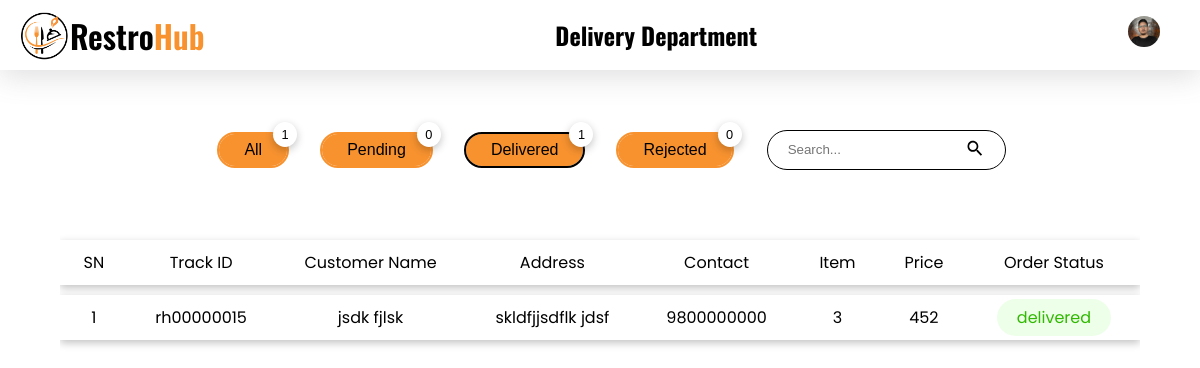
The page /delivery/index.php?filter=delivered (signed in) on the database its author committed.
### tables this page shows
CREATE TABLE `employees` (
  `emp_id` int(11) NOT NULL,
  `name` varchar(30) NOT NULL,
  `department` int(10) NOT NULL,
  `email` varchar(50) NOT NULL,
  `username` varchar(20) NOT NULL,
  `password` varchar(100) NOT NULL,
  `image` varchar(100) NOT NULL,
  `active` int(11) NOT NULL
);

CREATE TABLE `orders` (
  `id` int(11) NOT NULL,
  `c_id` int(11) NOT NULL,
  `track_id` varchar(10) NOT NULL,
  `o_c_id` int(11) NOT NULL,
  `qty` int(11) NOT NULL,
  `f_id` int(11) NOT NULL,
  `total_price` int(10) NOT NULL,
  `note` varchar(100) DEFAULT NULL,
  `payment_method` varchar(10) NOT NULL,
  `delivery_date` date DEFAULT NULL,
  `delivery_time` time DEFAULT NULL,
  `date` datetime NOT NULL
);

CREATE TABLE `order_contact_details` (
  `o_c_id` int(11) NOT NULL,
  `address` varchar(50) NOT NULL,
  `phone` varchar(10) NOT NULL,
  `c_name` varchar(30) NOT NULL
);

CREATE TABLE `to_be_delivered` (
  `tbd_id` int(11) NOT NULL,
  `order_id` int(11) NOT NULL,
  `status` varchar(10) NOT NULL,
  `date` datetime NOT NULL DEFAULT current_timestamp()
);

### delivery/index.php (the view, shortened to what this page needs)
<!DOCTYPE html>
<html lang="en">
<head>
    <link rel="stylesheet" href="../styles/style.css">
    <link rel="stylesheet" href="../styles/responsive.css">
</head>
<body>
    <?php
    require '../config.php';
    require './components/header.php'
    ?>
    <main style="margin: 40px 5%;">
        <div class="flex items-center mt-20 justify-center scroll">
            <?php
            $sql = "delete from to_be_delivered where Date(date) < DATE_SUB(NOW(), INTERVAL 1 DAY)";
            mysqli_query($conn, $sql) or die("Something went wrong");
            $sql_all = "select tbd_id from to_be_delivered inner join orders on to_be_delivered.order_id  = orders.id group by orders.c_id, orders.date";
            $result_all = mysqli_query($conn, $sql_all) or die("Query Failed");
            $data_all = mysqli_num_rows($result_all);
            $sql_pending = "select tbd_id from to_be_delivered inner join orders on to_be_delivered.order_id = orders.id where status = 'pending' group by orders.c_id, orders.date";
            $result_pending = mysqli_query($conn, $sql_pending) or die("Query Failed");
            $data_pending = mysqli_num_rows($result_pending);
            $sql_delivered = "select tbd_id from to_be_delivered inner join orders on to_be_delivered.order_id = orders.id where status = 'delivered' group by orders.c_id, orders.date";
            $result_delivered  = mysqli_query($conn, $sql_delivered) or die("Query Failed");
            $data_delivered = mysqli_num_rows($result_delivered);
            $sql_rejected = "select tbd_id from to_be_delivered inner join orders on to_be_delivered.order_id = orders.id where status = 'rejected' group by orders.c_id, orders.date";
            $result_rejected = mysqli_query($conn, $sql_rejected) or die("Query Failed");
            $data_rejected = mysqli_num_rows($result_rejected);
            ?>
            <a href="?filter=all" class="ml-35">
                <button class="button border-curve-lg relative <?php if (isset($_GET['filter']) && $_GET['filter'] == "all") echo "active"; ?>">All
                    <div class="count-top shadow"><?php
                                                    echo $data_all;
                                                    ?>
                    </div>
                </button>
            </a>
            <a href="?filter=pending" class="ml-35">
                <button class="button border-curve-lg relative <?php if (isset($_GET['filter']) && $_GET['filter'] == "pending") echo "active"; ?>">Pending
                    <div class="count-top shadow"><?php
                                                    echo $data_pending;
                                                    ?>
                    </div>
                </button>
            </a>
            <a href="?filter=delivered" class="ml-35">
                <button class="button border-curve-lg relative <?php if (isset($_GET['filter']) && $_GET['filter'] == "delivered") echo "active"; ?>">Delivered
                    <div class="count-top shadow"><?php
                                                    echo $data_delivered;
                                                    ?>
                    </div>
                </button>
            </a>
            <a href="?filter=rejected" class="ml-35">
                <button class="button border-curve-lg relative <?php if (isset($_GET['filter']) && $_GET['filter'] == "rejected") echo "active"; ?>">Rejected
                    <div class="count-top shadow"><?php
                                                    echo $data_rejected;
                                                    ?>
                    </div>
                </button>
            </a>
            <form action="./index.php" method="get" class="search_form relative border-curve-lg" style="margin-left: 35px !important">
                <div class="flex items-center">
                    <input type="search" placeholder="Search..." class="no_outline search_order" name="search" id="search-order">
                    <button type="submit" class="no_bg no_outline"><img src="../images/ic_search.svg" alt="search icon"></button>
                </div>
            </form>
        </div>
        <?php
        $sql_base = "select count(orders.id) as total_item_bought,
                    orders.c_id,
                    orders.qty,
                    orders.track_id,
                    sum(orders.total_price) as total_price,
                    orders.note,
                    orders.date,
                    orders.f_id,
                    order_contact_details.address,
                    order_contact_details.phone,
                    order_contact_details.c_name,
                    to_be_delivered.tbd_id,
                    to_be_delivered.status,
                    aos.aos_id
                    from orders
                    inner join order_contact_details on orders.o_c_id = order_contact_details.o_c_id
                    inner join to_be_delivered on orders.id = to_be_delivered.order_id
                    inner join aos on orders.id = aos.order_id";
        if (isset($_GET['filter']) && $_GET['filter'] != 'all') {
            $filter_by = $_GET['filter'];
            $sql = $sql_base . "
                    where to_be_delivered.status = '{$filter_by}'
                    group by orders.c_id, orders.date
                    order by orders.id desc
                    ";
        }
        $result = mysqli_query($conn, $sql) or die("Query Failed");
        if (mysqli_num_rows($result) > 0) {
        ?>
            <div class="scroll">
                <table class="mt-20">
                    <tr class="shadow">
                        <th>SN</th>
                        <th>Track ID</th>
                        <th>Customer Name</th>
                        <th>Address</th>
                        <th>Contact</th>
                        <th>Item</th>
                        <th>Price</th>
                        <th>Order Status</th>
                    </tr>
                    <?php
                    $i = 0;
                    while ($row = mysqli_fetch_assoc($result)) {
                        $i++;
                        $address = $row["address"];
                        $phone = $row["phone"];
                        $status = $row["status"];
                        $cid = $row["c_id"];
                        $id = $row["track_id"];
                    ?>
                        <tr class="shadow pointer" onclick="redirectToViewPage('<?php echo base64_encode(serialize($cid)); ?>', '<?php echo base64_encode(serialize($id)); ?>');">
                            <td><?php echo $i; ?> </td>
                            <td><?php echo $row["track_id"]; ?> </td>
                            <td><?php echo $row["c_name"]; ?> </td>
                            <td><?php echo $address; ?> </td>
                            <td><?php echo $phone; ?> </td>
                            <td><?php echo $row['total_item_bought']; ?> </td>
                            <td><?php echo $row["total_price"]; ?> </td>
                            <td><span class="<?php echo $status ?> border-curve-lg p_7-20"><?php echo $status; ?></span></td>
                        </tr>
                    <?php
                    }
                } else {
                    ?>
                    <p class="mt-20 text-center">No records found</p>
                <?php
                }
                ?>
                </table>
            </div>
    </main>
</body>
</html>

### delivery/components/header.php (shortened to what this page needs)
<header>
    <nav class="top_nav flex items-center">
        <div class="logo__back-btn flex items-center">
            <a href="./index.php" class="logo heading flex items-center"><img src="../images/logo.png" alt="logo">Restro
                <span>Hub</span>
            </a>
        </div>
        <h2 class="heading">Delivery Department</h2>
        <ul class="flex items-center">
            <?php
               if (isset($_SESSION['delivery-username'])) {
                   $sql_get_img = "SELECT image FROM employees WHERE username = '{$_SESSION['delivery-username']}'";
                   $result_get_img = mysqli_query($conn, $sql_get_img);
                   $row_get_img = mysqli_fetch_assoc($result_get_img);
                   if ($row_get_img['image'] == "") {
                       $image = "../images/profile.jpg";
                   } else {
                       $image = "../uploads/employees/" . $row_get_img['image'];
                   }
               }
               ?>
            <li>
                <img src="<?php echo $image; ?>" alt="admin profile picture" class="admin_profile_image">
            </li>
        </ul>
    </nav>
</header>

### styles/style.css (style rules this page uses)
:root { --black: #000000; --gray: #afafaf; --light-gray: #f3f3f3; --primary-color: #F7922F; --trans-black: #00000030; --very-trans-black: #00000020; --trans-green: #DCFFD380; --trans-green-text: #30B900; --trans-yellow: #fafd3e67; --trans-yellow-text: #46500C; --trans-purple: #FFA0FB66; --trans-purple-text: #A500F3; --trans-primary: #F7922F50; --trans-red: #FFD6D6; --trans-red-text: #934747; --white: #ffffff; }
* { margin: 0; padding: 0; box-sizing: border-box; list-style: none; text-decoration: none; color: var(--black); }
html { scroll-behavior: smooth; }
.no_outline { outline: none; border: none; }
.no_bg { background-color: transparent; }
body { background-color: var(--white); }
a, button, a>*, button>*, input[type="submit"], .menu__for-sidebar, .menu__for-sidebar>*, .admin_profile_image, .date_filter_close, .popper-btn, .pointer { cursor: pointer; }
.shadow { box-shadow: rgba(0, 0, 0, 0.24) 0px 3px 8px; }
.mt-20 { margin-top: 20px !important; }
.p_7-20 { padding: 7px 20px; }
.ml-35 { margin-left: 35px; }
.border-curve-lg { border-radius: 25px; }
.flex { display: flex; align-items: flex-start; justify-content: space-between; flex-direction: row; }
.items-center { align-items: center; }
.justify-center { justify-content: center; }
.heading { font-family: 'Oswald', sans-serif; }
.relative { position: relative; }
body, .body-text { font-family: 'Poppins', sans-serif; }
.button { background-color: var(--primary-color); padding: 7px 25px; font-size: 1rem; min-width: fit-content; border: none !important; vertical-align: middle; outline: 2px solid var(--primary-color); }
.button:active, .button.active { outline: 2px solid var(--black); }
.logo { font-size: 2rem; font-weight: 600; }
.logo img { width: 50px; height: 50px; }
.logo span { color: var(--primary-color); }
header { position: sticky; top: 0; left: 0; right: 0; height: 70px; padding: 10px 20px; background-color: var(--white); box-shadow: rgba(100, 100, 111, 0.2) 0px 7px 29px 0px; z-index: 999; }
.top_nav ul li { margin: 0 20px; font-weight: 600; }
.top_nav ul li a img, .top_nav ul li img { width: 2rem; cursor: pointer; }
.search_form { border: 2px solid var(--black); height: 40px; margin: 0 10px; padding: 3px 5px; }
.admin_profile_image { width: 40px; border-radius: 50%; }
.scroll { padding: 20px 0; overflow-x: auto; }
.count-top { position: absolute; top: -12px; right: -10px; background-color: var(--white); padding: 5px; border-radius: 50%; font-size: 0.8rem; min-height: 1.5rem; min-width: 1.5rem; }
.search_form { border: 1px solid var(--black); padding: 7px 20px; transition: 0.3s; }
.search_form div img { width: 20px; }
table { border-collapse: separate; border-spacing: 0 10px; text-align: center; width: 100%; }
table th { font-weight: normal; }
table tr { background-color: var(--white); }
table tr td, table tr th { padding: 10px 20px; width: fit-content; }
.delivered { background-color: var(--trans-green); color: var(--trans-green-text); }
h2 { font-size: 24px; }

### rows shown on the page
employees: image (picture)
orders: track "rh00000015", o_c.c_name "jsdk fjlsk", o_c.address "skldfjjsdflk jdsf", o_c.phone "9800000000", total_item_bought "3", total_price "452", to_be_delivered.status "delivered"

### other values the page prints
$data_all "1"
$data_pending "0"
$data_delivered "1"
$data_rejected "0"
